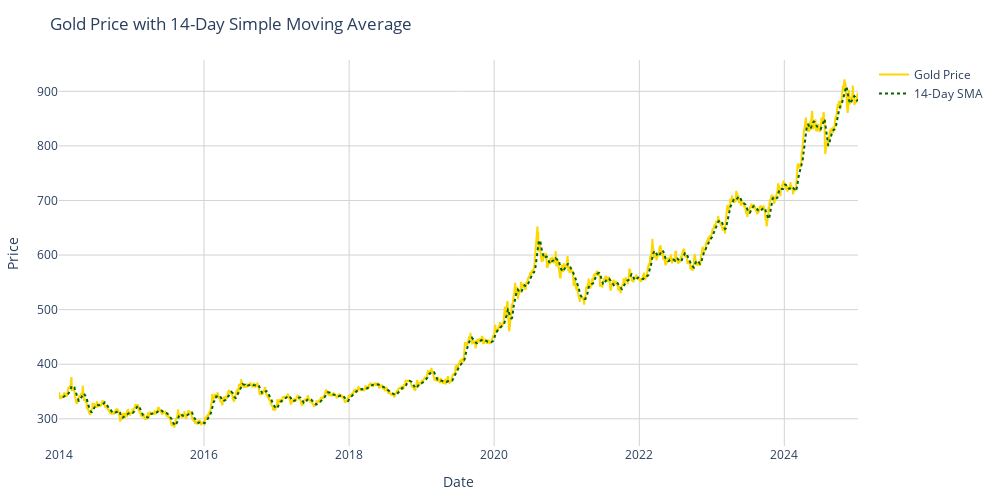

Notebook cell for this chart:
### Markdown cell above
De está gráfica podemos observar lo siguiente:
- La tendencia del precio es al alza.
- Se notan algunos periodos en los que el precio parece subir muy rápidamente, lo que indica que hay volatilidad.
- No parece haber patrones claros de estacionalidad.
- No parece haber cambios en generales en la tendencia.

### Code cell
gold_dataset['SMA_14'] = gold_dataset['Price'].rolling(window=14).mean()

# Create plot
fig = go.Figure()

# Plot original gold price
fig.add_trace(go.Scatter(
    x=gold_dataset.index,
    y=gold_dataset['Price'],
    name='Gold Price',
    mode='lines',
    line=dict(color='gold')
))

# Plot EMA
fig.add_trace(go.Scatter(
    x=gold_dataset.index,
    y=gold_dataset['SMA_14'],
    name='14-Day SMA',
    mode='lines',
    line=dict(color='darkgreen', width=2, dash='dot')
))

# Update layout
fig.update_layout(
    title='Gold Price with 14-Day Simple Moving Average',
    xaxis_title='Date',
    yaxis_title='Price',
    template='plotly_white',
    showlegend=True,
    width=1000,
    height=500,
    margin=dict(l=20, r=20, t=60, b=20),
    xaxis=dict(showgrid=True, gridwidth=1, gridcolor='LightGray'),
    yaxis=dict(showgrid=True, gridwidth=1, gridcolor='LightGray')
)

fig.show()

### Figure 1 — Plotly figure (JSON) as saved in the notebook; plotly's stock layout.template omitted (floating-point values rounded to 4 significant figures; data arrays with more than 128 entries replaced by an {"elided": "..."} marker saying what was removed)
{"data": [{"line": {"color": "gold"}, "mode": "lines", "name": "Gold Price", "type": "scatter", "x": {"elided": "2874 str values"}, "y": {"elided": "2874 float values"}}, {"line": {"color": "darkgreen", "dash": "dot", "width": 2}, "mode": "lines", "name": "14-Day SMA", "type": "scatter", "x": {"elided": "2874 str values"}, "y": {"elided": "2874 float values"}}], "layout": {"height": 500, "margin": {"b": 20, "l": 20, "r": 20, "t": 60}, "showlegend": true, "title": {"text": "Gold Price with 14-Day Simple Moving Average"}, "width": 1000, "xaxis": {"gridcolor": "LightGray", "gridwidth": 1, "showgrid": true, "title": {"text": "Date"}}, "yaxis": {"gridcolor": "LightGray", "gridwidth": 1, "showgrid": true, "title": {"text": "Price"}}}}
